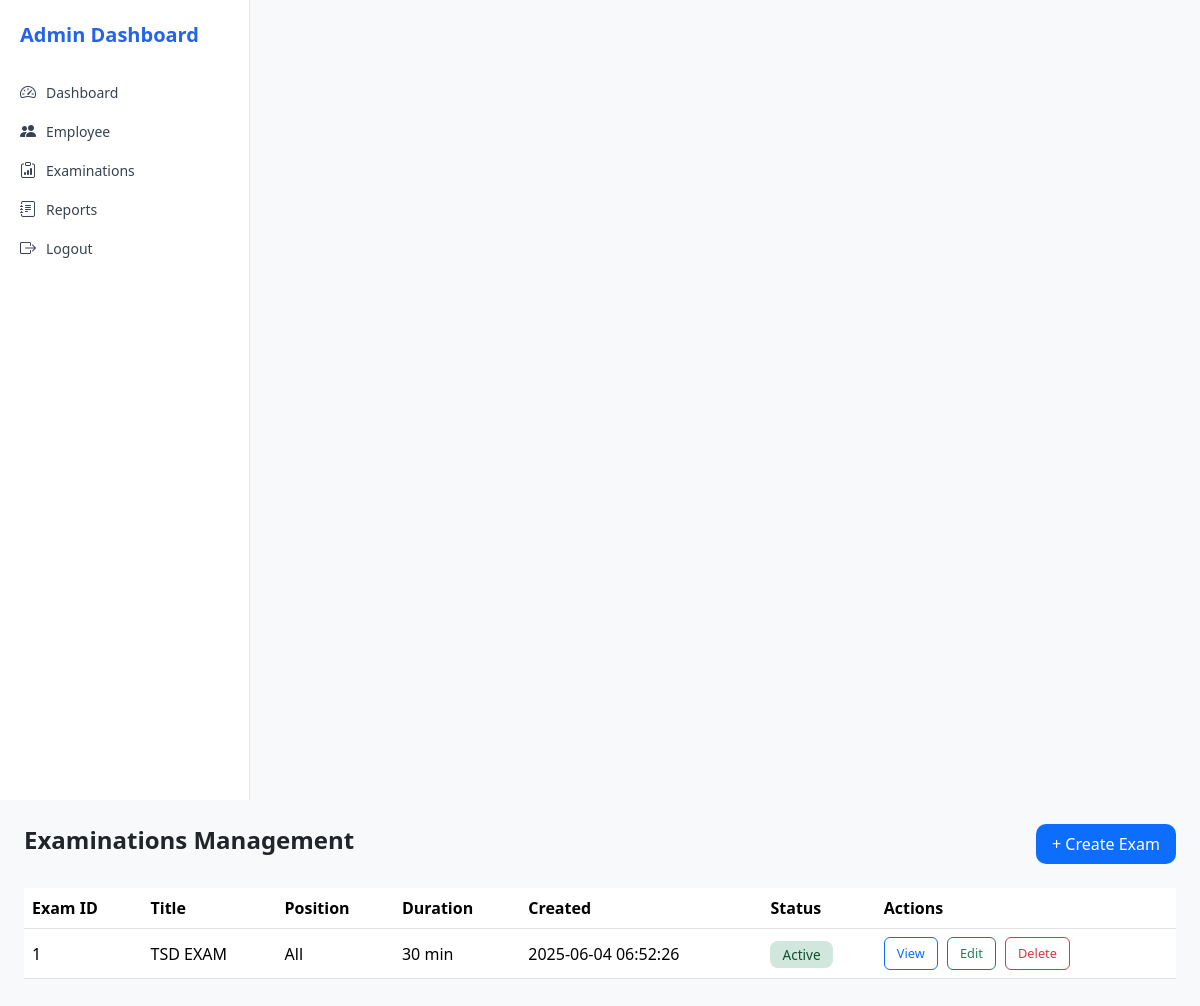
The page /admin/admin_examinations.php on the database as committed earlier.
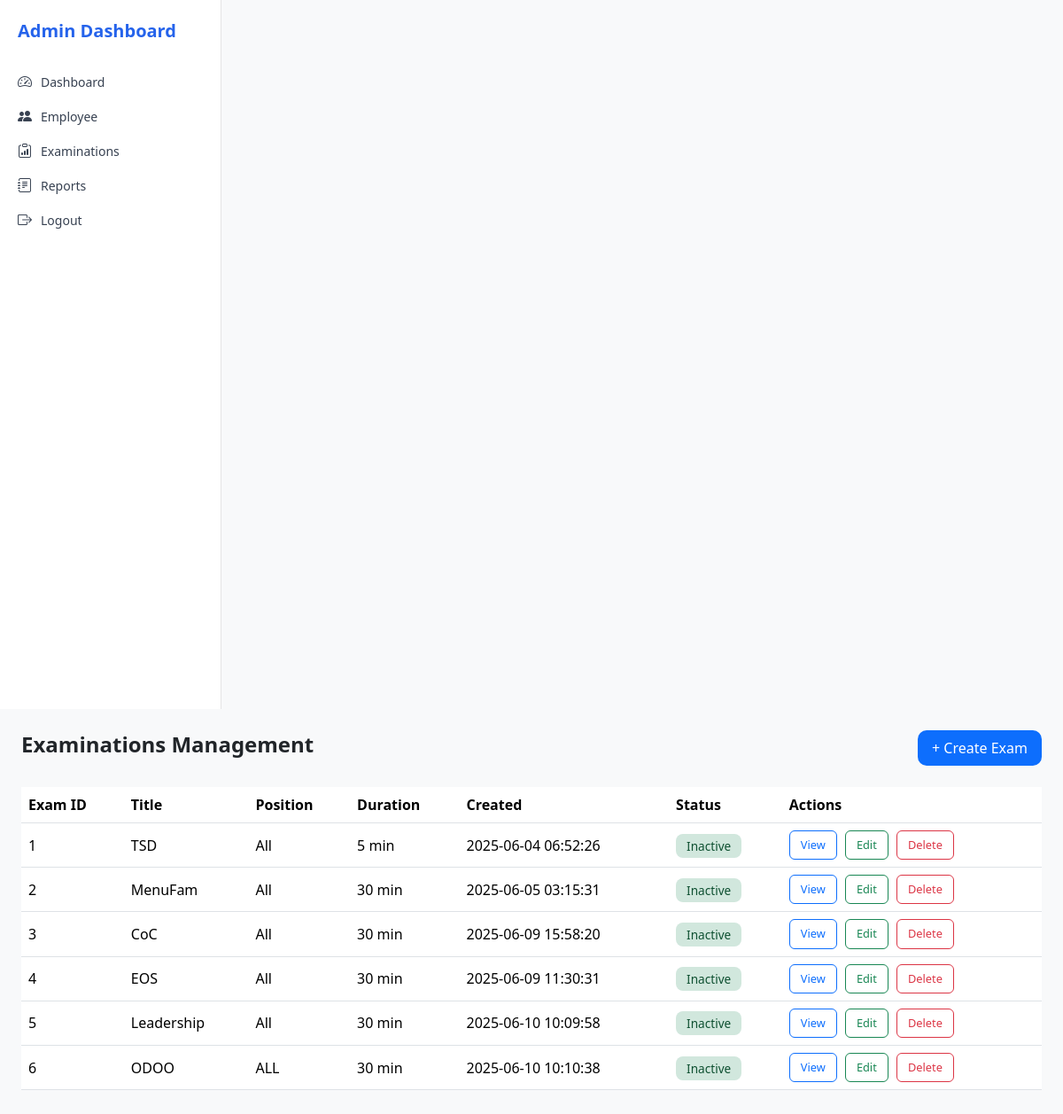
The same page on the database as committed later.
### tables this page shows
CREATE TABLE `examinations` (
  `exam_id` int(10) UNSIGNED NOT NULL,
  `title` varchar(255) DEFAULT NULL,
  `position` varchar(100) DEFAULT NULL,
  `duration` int(11) DEFAULT NULL,
  `description` text DEFAULT NULL,
  `passing_score` int(11) DEFAULT NULL,
  `status` varchar(50) DEFAULT NULL,
  `created` datetime DEFAULT NULL
);

### admin/admin_examinations.php (the view, shortened to what this page needs)
<?php
$conn = new mysqli("localhost", "root", "", "ees");
$sql    = "SELECT * FROM examinations ";
$result = $conn->query($sql);
include 'sidebar.php';
?>
<!DOCTYPE html>
<html>
<head>
    <link href="https://cdn.jsdelivr.net/npm/bootstrap@5.3.3/dist/css/bootstrap.min.css" rel="stylesheet">
</head>
<body>
<div class="container-fluid p-4">
    <div class="d-flex justify-content-between align-items-center mb-4">
        <h2>Examinations Management</h2>
        <a href="admin_createexam.php" class="btn btn-primary" id="btnCreate">+ Create Exam</a>
    </div>
    <div class="table-responsive">
        <table class="table align-middle">
            <thead>
                <tr>
                    <th>Exam ID</th>
                    <th>Title</th>
                    <th>Position</th>
                    <th>Duration</th>
                    <th>Created</th>
                    <th>Status</th>
                    <th>Actions</th>
                </tr>
            </thead>
            <tbody>
                <?php while ($row = $result->fetch_assoc()): ?>
                <tr>
                    <td><?= $row['exam_id'] ?></td>
                    <td><?= $row['title'] ?></td>
                    <td><?= $row['position'] ?></td>
                    <td><?= $row['duration'] ?> min</td>
                    <td><?= $row['created'] ?></td>
                    <td><span class="status-active"><?= $row['status'] ?></span></td>
                    <td class="action-btns">
                        <a href="view_exam.php?id=<?= $row['exam_id'] ?>" class="btn btn-outline-primary">View</a>
                        <a href="edit_exam.php?id=<?= $row['exam_id'] ?>" class="btn btn-outline-success">Edit</a>
                        <a href="delete_exam.php?id=<?= $row['exam_id'] ?>" class="btn btn-outline-danger" onclick="return confirm('Are you sure?')">Delete</a>
                    </td>
                </tr>
                <?php endwhile; ?>
            </tbody>
        </table>
    </div>
</div>
</body>
</html>

### admin/sidebar.php (shortened to what this page needs)
<!DOCTYPE html>
<html lang="en">
<head>
    <link href="https://cdn.jsdelivr.net/npm/bootstrap@5.3.2/dist/css/bootstrap.min.css" rel="stylesheet">
    <link href="https://cdn.jsdelivr.net/npm/bootstrap-icons@1.10.5/font/bootstrap-icons.css" rel="stylesheet">
</head>
<body>
    <div class="sidebar">
        <div class="title">Admin Dashboard</div>
        <a href="admin_dashboard.php" class="nav-link"><i class="bi bi-speedometer2"></i> Dashboard</a>
        <a href="admin_employee.php" class="nav-link"><i class="bi bi-people-fill"></i> Employee</a>
        <a href="admin_examinations.php" class="nav-link"><i class="bi bi-clipboard-data"></i> Examinations</a>
        <a href="admin_reports.php" class="nav-link"><i class="bi bi-journal-text"></i> Reports</a>
        <a href="logout.php" class="nav-link"><i class="bi bi-box-arrow-right"></i> Logout</a>
    </div>
</body>
</html>

### admin/sidebar.php (style rules this page uses)
body { font-family: 'Segoe UI', sans-serif; }
.sidebar { width: 250px; height: 100vh; background-color: #ffffff; border-right: 1px solid #e5e5e5; padding: 20px; }
.sidebar .title { color: #2563eb; font-size: 20px; font-weight: bold; margin-bottom: 30px; }
.sidebar .nav-link { color: #374151; font-size: 14px; margin-bottom: 15px; display: flex; align-items: center; text-decoration: none; }
.sidebar .nav-link i { margin-right: 10px; font-size: 16px; }

### admin/admin_examinations.php (style rules this page uses)
body { font-family: 'Segoe UI', sans-serif; background-color: #f8f9fa; }
h2 { font-weight: 600; font-size: 1.5rem; }
#btnCreate { background-color: #0d6efd; color: white; border-radius: 10px; padding: 8px 16px; border: none; }
.status-active { background-color: #d1e7dd; color: #0f5132; border-radius: 8px; padding: 4px 12px; font-size: 0.85rem; }
.table thead { background-color: #f1f3f5; }
.table th, .table td { vertical-align: middle; }
.action-btns .btn { margin-right: 5px; font-size: 0.8rem; }
.btn-primary { background-color: #2563eb; color: white; border: none; }

Rows that differ between the two databases and show on the page:
changed examinations id 1: title "TSD EXAM" → "TSD"; duration "30" → "5"; status "Active" → "Inactive"
added examinations: exam_id "2", title "MenuFam", position "All", duration "30", created "2025-06-05 03:15:31", status "Inactive"
added examinations: exam_id "3", title "CoC", position "All", duration "30", created "2025-06-09 15:58:20", status "Inactive"
added examinations: exam_id "4", title "EOS", position "All", duration "30", created "2025-06-09 11:30:31", status "Inactive"
added examinations: exam_id "5", title "Leadership", position "All", duration "30", created "2025-06-10 10:09:58", status "Inactive"
added examinations: exam_id "6", title "ODOO", position "ALL", duration "30", created "2025-06-10 10:10:38", status "Inactive"
